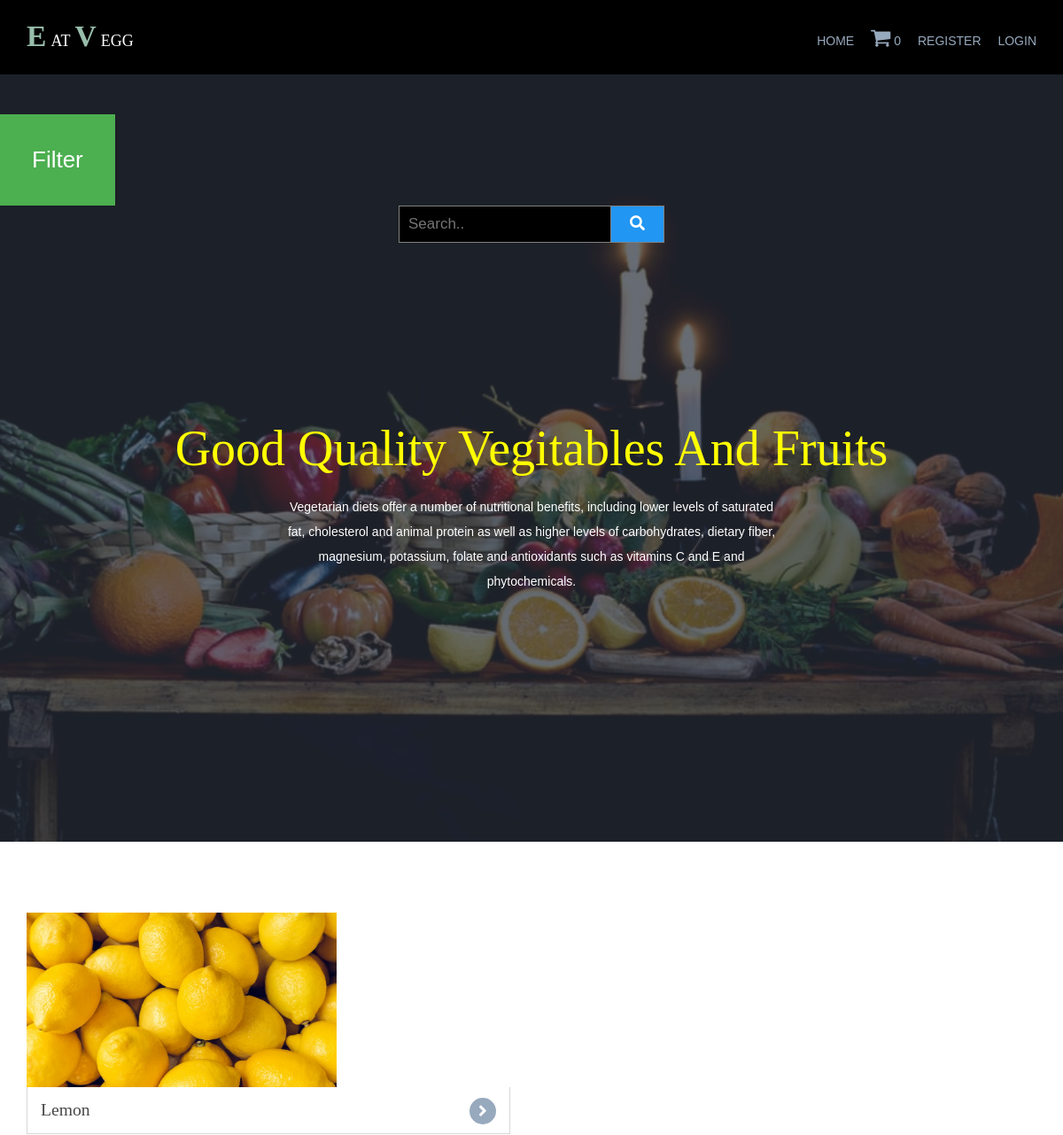
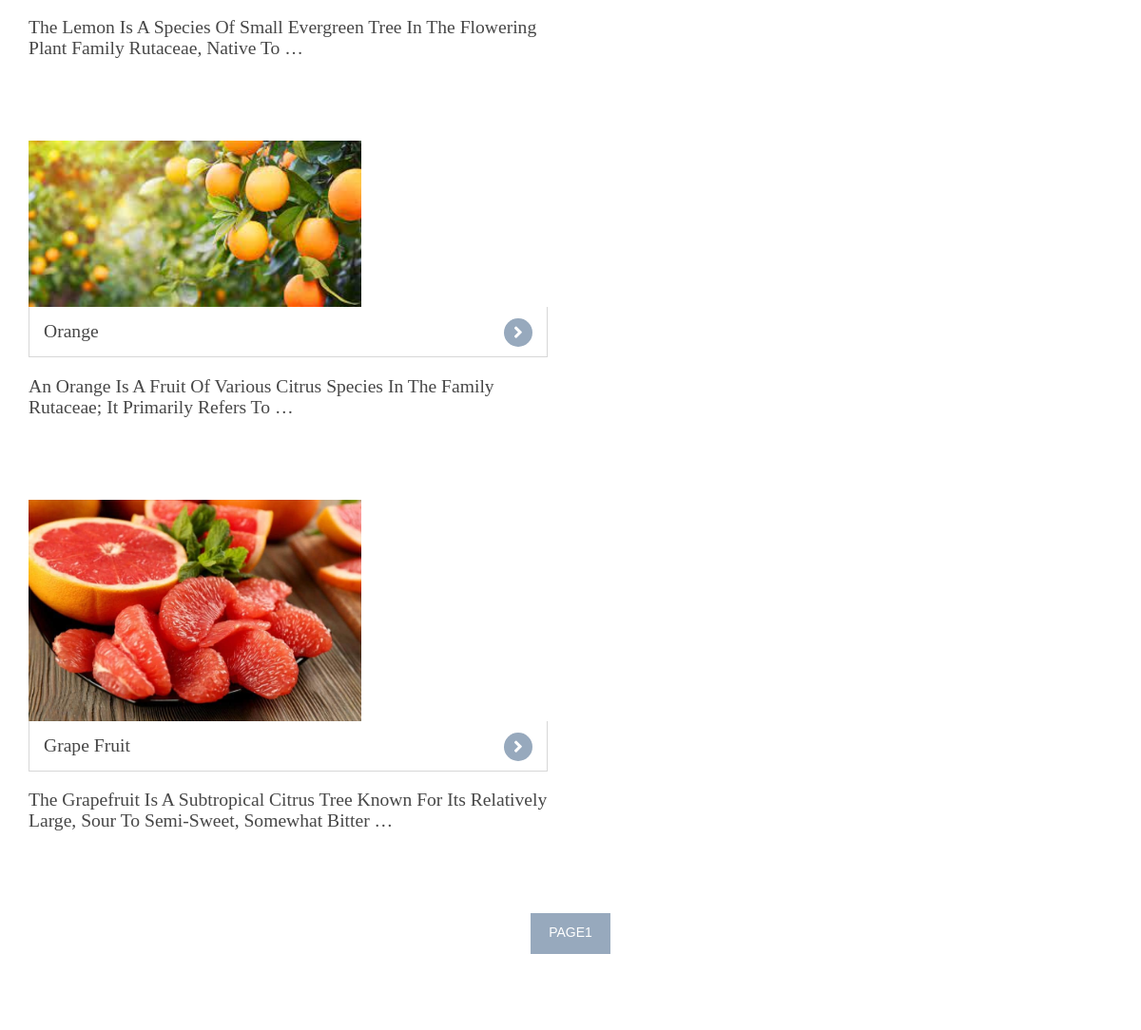
/citrus-fruits/, run on the app's committed database (2 pictures, top to bottom).
### shop/models.py (models this page shows, shortened)
class products(models.Model):
    name=models.CharField(max_length=100,unique=True)
    slug=models.SlugField(max_length=100,unique=True)
    img=models.ImageField(upload_to='product')
    desc=models.TextField()
    available=models.BooleanField()
    stock=models.IntegerField()
    price=models.IntegerField()
    category=models.ForeignKey(categ,on_delete=models.CASCADE)
    def get_url(self):
        return reverse('details',args=[self.category.slug,self.slug])

### shop/views.py (the view)
# urls.py: 2. Add a URL to urlpatterns:  path('', views.home, name='home')
def home(request,c_slug=None):
    c_page=None
    prodt=None
    if c_slug!=None:
        c_page=get_object_or_404(categ,slug=c_slug)
        prodt=products.objects.filter(category=c_page,available=True)
    else:
        prodt=products.objects.all().filter(available=True)
    cat=categ.objects.all()
    paginator=Paginator(prodt,4)
    try:
        page=int(request.GET.get('page','1'))
    except:
        page=1
    try:
        pro=paginator.page(page)
    except(EmptyPage,InvalidPage):
        pro=paginator.page(paginator.num_pages)
    return render(request,'index.html',{'pr':prodt,'ct':cat,'pg':pro})

### cart/context_processor.py (called while the page is built)
def count(request):
    item_count=0
    if 'admin' in request.path:
        return {}
    else:
        try:
            ct=cartlist.objects.filter(cart_id=c_id(request))
            cti=items.objects.all().filter(cart=ct[:1])
            for c in cti:
                item_count+=c.quan
        except cartlist.DoesNotExist:
            item_count=0
        return dict(itc=item_count)

### cart/views.py (called while the page is built)
def c_id(request):
    ct_id=request.session.session_key
    if not ct_id:
        ct_id=request.session.create()
    return c_id

### shop/models.py (called while the page is built)
    def get_url(self):
        return reverse('prodt_cat',args=[self.slug])

### templates/index.html (shortened to what this page needs)
{% extends 'base.html' %}
{% load static %}
{% block content %}
<!DOCTYPE html>
<html lang="">
<head>
<link href="{% static 'hm/layout/styles/layout.css' %}" rel="stylesheet" type="text/css" media="all">
<link rel="stylesheet" href="https://cdnjs.cloudflare.com/ajax/libs/font-awesome/4.7.0/css/font-awesome.min.css">
</head>
<body id="top">
<div class="bgded overlay" style="background-image:url({% static 'hm/images/demo/backgrounds/bg.jpg' %});">
   <br><br> <div class="dropdown">
    <button class="dropbtn">Filter</button>
  </div>
  <form class="example" action="{% url 'search' %}" method="get" style="margin:auto;max-width:300px">
    <input type="text" placeholder="Search.." name="q">
    <button type="submit"><i class="fas fa-search"></i></button>
  </form>
  <div id="pageintro" class="hoc clear">
    <article>
      <h3 class="heading" style="color: yellow;">Good Quality Vegitables and Fruits</h3>
      <p>Vegetarian diets offer a number of nutritional benefits, including lower levels of saturated fat, cholesterol and animal protein as well as higher levels of carbohydrates, dietary fiber, magnesium, potassium, folate and antioxidants such as vitamins C and E and phytochemicals.</p>
    </article>
  </div>
</div>
<div class="wrapper row3">
  <main class="hoc container clear">
    {% for i in pg.object_list %}
    <section class="group shout">
      <figure class="one_half first"><a href="{{i.get_url}}"><img src="{{i.img.url}}" alt="" style='height: 350; width: 350px;'>
        <figcaption class="heading"> {{i.name}}</a>
        <p>{{i.desc|truncatewords:17}}<br><br><br><br>
      </figure>
      {% endfor %}
    </section>
    <center>
      {% for i in pg.paginator.page_range %}
      <a href="?page={{i}}" class="btn btn-light btn-sm {% if pg.number == p %} active {% endif %}">page{{i}}</a>
      {% endfor %}
    </center>
    </main>
    </div>
</body>
</html>
{% endblock %}

### static/hm/layout/styles/layout.css (style rules this page uses)
#pageintro { padding:200px 0 280px; }
#pageintro article, #pageintro article p { display:block; max-width:75%; margin:0 auto; text-align:center; }
#pageintro article p { max-width:65%; line-height:2rem; }
#pageintro .heading { margin-bottom:20px; font-size:4rem; }
.container { padding:80px 0; }
.shout figure { display:block; max-width:546px; }
.shout figure figcaption { display:block; position:relative; }
.shout figure figcaption a { display:block; position:relative; padding:15px; border:solid; border-width:0 1px 1px 1px; }
.shout figure figcaption a::after { position:absolute; top:12px; right:15px; width:30px; height:30px; line-height:30px; font-family:"Font Awesome\ 5 Free"; font-weight:900; content:"\f105"; text-align:center; border-radius:50%; }
*, *::before, *::after { transition:all .3s ease-in-out; }
body { color:#A5A6AA; background-color:#282E39; }
a { color:#97A9BD; }
.overlay { color:#FFFFFF; background-color:inherit; }
.overlay::after { color:inherit; background-color:rgba(40,46,57,.7); }
.btn, .btn.inverse:hover { color:#FFFFFF; background-color:#97A9BD; border-color:#97A9BD; }
.row3 { color:#474747; background-color:#FFFFFF; }
#pageintro { color:#FFFFFF; }
.shout figure figcaption a { color:inherit; background-color:inherit; border-color:#D7D7D7; }
.shout figure:hover figcaption a, .shout figure figcaption a::after { color:#FFFFFF; background-color:#97A9BD; border-color:#97A9BD; }
@media screen and (min-width:1140px) { .hoc { max-width:1140px; } }

### static/hm/layout/styles/framework.css (style rules this page uses)
html { overflow-y:scroll; overflow-x:hidden; }
html, body { margin:0; padding:0; font-size:14px; line-height:1.6em; }
*, *::before, *::after { box-sizing:border-box; }
.overlay { position:relative; z-index:1; }
.overlay::after { display:block; position:absolute; top:0; left:0; width:100%; height:100%; content:""; z-index:-1; }
.bgded { background-position:top center; background-repeat:no-repeat; background-size:cover; }
.btn { display:inline-block; padding:8px 18px 10px; text-transform:uppercase; border:1px solid; }
.clear, .group { display:block; }
.clear::before, .clear::after, .group::before, .group::after { display:table; content:""; }
.clear, .clear::after, .group, .group::after { clear:both; }
a { outline:none; text-decoration:none; }
img { width:auto; max-width:100%; height:auto; margin:0; padding:0; border:none; line-height:normal; vertical-align:middle; }
body, input, textarea, select { font-family:Verdana, Geneva, sans-serif; }
h1, h2, h3, h4, h5, h6, .heading { font-family:Georgia, "Times New Roman", Times, serif; }
form, fieldset, legend { margin:0; padding:0; border:none; }
label, input, textarea, select, button { display:block; resize:none; outline:none; color:inherit; font-size:inherit; font-family:inherit; vertical-align:middle; }
::placeholder { opacity:1; }
h1, h2, h3, h4, h5, h6, .heading { margin:0 0 20px 0; font-size:1.4rem; line-height:normal; font-weight:normal; text-transform:capitalize; }
.wrapper { display:block; position:relative; width:100%; margin:0; padding:0; text-align:left; word-wrap:break-word; }
.hoc { display:block; margin:0 auto; }
address, article, aside, figcaption, figure, footer, header, main, nav, section { display:block; margin:0; padding:0; }
.one_half, .one_third, .two_third, .one_quarter, .two_quarter, .three_quarter { display:inline-block; float:left; margin:0 0 0 4.21052%; list-style:none; }
.first { margin-left:0; clear:left; }
.one_half, .two_quarter { width:47.89473%; }

### templates/index.html (style rules this page uses)
.dropbtn { background-color: #4CAF50; color: white; padding: 36px; font-size: 26px; border: none; cursor: pointer; }
.dropdown { position: relative; display: inline-block; }
body { font-family: Arial; }
* { box-sizing: border-box; }
form.example input[type=text] { padding: 10px; font-size: 17px; border: 1px solid grey; float: left; width: 80%; background: black; }
form.example button { float: right; width: 20%; padding: 10px; background: #2196F3; color: white; font-size: 17px; border: 1px solid grey; border-left: none; cursor: pointer; }
form.example::after { content: ""; clear: both; display: table; }

### data on the page
products: img (picture), name "Lemon", desc "The Lemon Is A Species Of Small Evergreen Tree In The Flowering Plant Family Rutaceae, Native To …"
products: img (picture), name "Orange", desc "An Orange Is A Fruit Of Various Citrus Species In The Family Rutaceae; It Primarily Refers To …"
products: img (picture), name "Grape Fruit", desc "The Grapefruit Is A Subtropical Citrus Tree Known For Its Relatively Large, Sour To Semi-Sweet, Somewhat Bitter …"

### other printed values
{{ itc }} "0"
{{ i }} "1"
